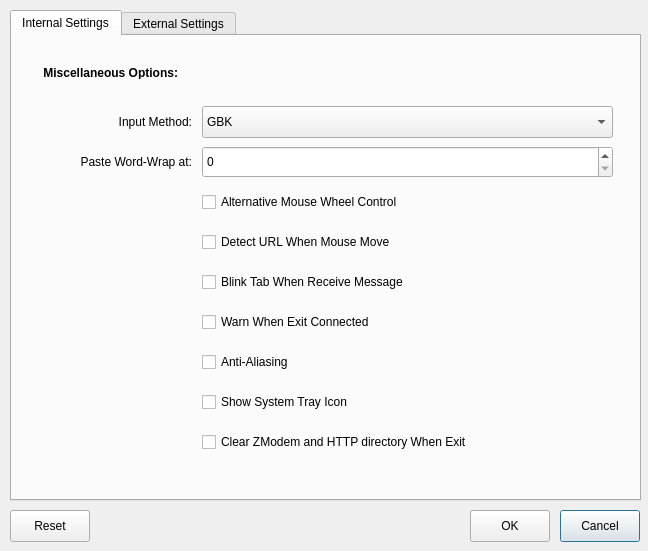
<ui version="4.0" >
 <class>prefDialog</class>
 <widget class="QDialog" name="prefDialog" >
  <property name="geometry" >
   <rect>
    <x>0</x>
    <y>0</y>
    <width>648</width>
    <height>551</height>
   </rect>
  </property>
  <property name="sizePolicy" >
   <sizepolicy vsizetype="Fixed" hsizetype="Fixed" >
    <horstretch>0</horstretch>
    <verstretch>0</verstretch>
   </sizepolicy>
  </property>
  <property name="minimumSize" >
   <size>
    <width>648</width>
    <height>551</height>
   </size>
  </property>
  <property name="maximumSize" >
   <size>
    <width>648</width>
    <height>551</height>
   </size>
  </property>
  <property name="windowTitle" >
   <string>Preference</string>
  </property>
  <widget class="QPushButton" name="cancelPushButton" >
   <property name="geometry" >
    <rect>
     <x>560</x>
     <y>510</y>
     <width>80</width>
     <height>32</height>
    </rect>
   </property>
   <property name="text" >
    <string>Cancel</string>
   </property>
  </widget>
  <widget class="QPushButton" name="okPushButton" >
   <property name="geometry" >
    <rect>
     <x>470</x>
     <y>510</y>
     <width>80</width>
     <height>32</height>
    </rect>
   </property>
   <property name="text" >
    <string>OK</string>
   </property>
  </widget>
  <widget class="QTabWidget" name="tabWidget" >
   <property name="geometry" >
    <rect>
     <x>10</x>
     <y>10</y>
     <width>631</width>
     <height>491</height>
    </rect>
   </property>
   <property name="sizePolicy" >
    <sizepolicy vsizetype="Fixed" hsizetype="Fixed" >
     <horstretch>0</horstretch>
     <verstretch>0</verstretch>
    </sizepolicy>
   </property>
   <property name="currentIndex" >
    <number>0</number>
   </property>
   <widget class="QWidget" name="tab_2" >
    <property name="geometry" >
     <rect>
      <x>0</x>
      <y>0</y>
      <width>619</width>
      <height>450</height>
     </rect>
    </property>
    <attribute name="title" >
     <string>Internal Settings</string>
    </attribute>
    <widget class="QCheckBox" name="wheelCheckBox" >
     <property name="geometry" >
      <rect>
       <x>190</x>
       <y>150</y>
       <width>411</width>
       <height>32</height>
      </rect>
     </property>
     <property name="text" >
      <string>Alternative Mouse Wheel Control</string>
     </property>
    </widget>
    <widget class="QCheckBox" name="aacheckBox" >
     <property name="geometry" >
      <rect>
       <x>190</x>
       <y>310</y>
       <width>411</width>
       <height>32</height>
      </rect>
     </property>
     <property name="text" >
      <string>Anti-Aliasing</string>
     </property>
    </widget>
    <widget class="QCheckBox" name="warnCheckBox" >
     <property name="geometry" >
      <rect>
       <x>190</x>
       <y>270</y>
       <width>411</width>
       <height>32</height>
      </rect>
     </property>
     <property name="text" >
      <string>Warn When Exit Connected</string>
     </property>
    </widget>
    <widget class="QCheckBox" name="trayCheckBox" >
     <property name="geometry" >
      <rect>
       <x>190</x>
       <y>350</y>
       <width>411</width>
       <height>32</height>
      </rect>
     </property>
     <property name="text" >
      <string>Show System Tray Icon</string>
     </property>
    </widget>
    <widget class="QLabel" name="TextLabel1_2" >
     <property name="geometry" >
      <rect>
       <x>20</x>
       <y>110</y>
       <width>160</width>
       <height>32</height>
      </rect>
     </property>
     <property name="text" >
      <string>Paste Word-Wrap at:</string>
     </property>
     <property name="alignment" >
      <set>Qt::AlignRight|Qt::AlignTrailing|Qt::AlignVCenter</set>
     </property>
    </widget>
    <widget class="QCheckBox" name="blinkCheckBox" >
     <property name="geometry" >
      <rect>
       <x>190</x>
       <y>230</y>
       <width>411</width>
       <height>32</height>
      </rect>
     </property>
     <property name="text" >
      <string>Blink Tab When Receive Message</string>
     </property>
    </widget>
    <widget class="QCheckBox" name="clearCheckBox" >
     <property name="geometry" >
      <rect>
       <x>190</x>
       <y>390</y>
       <width>411</width>
       <height>32</height>
      </rect>
     </property>
     <property name="text" >
      <string>Clear ZModem and HTTP directory When Exit</string>
     </property>
    </widget>
    <widget class="QCheckBox" name="urlCheckBox" >
     <property name="geometry" >
      <rect>
       <x>190</x>
       <y>190</y>
       <width>411</width>
       <height>32</height>
      </rect>
     </property>
     <property name="text" >
      <string>Detect URL When Mouse Move</string>
     </property>
    </widget>
    <widget class="QLabel" name="TextLabel1" >
     <property name="geometry" >
      <rect>
       <x>20</x>
       <y>70</y>
       <width>160</width>
       <height>32</height>
      </rect>
     </property>
     <property name="text" >
      <string>Input Method:</string>
     </property>
     <property name="alignment" >
      <set>Qt::AlignRight|Qt::AlignTrailing|Qt::AlignVCenter</set>
     </property>
     <property name="buddy" >
      <cstring>ximComboBox</cstring>
     </property>
    </widget>
    <widget class="QComboBox" name="ximComboBox" >
     <property name="geometry" >
      <rect>
       <x>190</x>
       <y>70</y>
       <width>411</width>
       <height>32</height>
      </rect>
     </property>
     <item>
      <property name="text" >
       <string>GBK</string>
      </property>
     </item>
     <item>
      <property name="text" >
       <string>BIG5</string>
      </property>
     </item>
    </widget>
    <widget class="QWidget" name="layoutWidget_2" >
     <property name="geometry" >
      <rect>
       <x>20</x>
       <y>20</y>
       <width>581</width>
       <height>34</height>
      </rect>
     </property>
     <layout class="QHBoxLayout" name="horizontalLayout_3" >
      <item>
       <widget class="QLabel" name="boldLabel_3" >
        <property name="font" >
         <font>
          <weight>75</weight>
          <bold>true</bold>
         </font>
        </property>
        <property name="text" >
         <string>Miscellaneous Options:</string>
        </property>
        <property name="alignment" >
         <set>Qt::AlignRight|Qt::AlignTrailing|Qt::AlignVCenter</set>
        </property>
       </widget>
      </item>
      <item>
       <spacer name="horizontalSpacer_7" >
        <property name="orientation" >
         <enum>Qt::Horizontal</enum>
        </property>
        <property name="sizeHint" stdset="0" >
         <size>
          <width>368</width>
          <height>32</height>
         </size>
        </property>
       </spacer>
      </item>
     </layout>
    </widget>
    <widget class="QSpinBox" name="wordSpinBox" >
     <property name="geometry" >
      <rect>
       <x>190</x>
       <y>110</y>
       <width>411</width>
       <height>32</height>
      </rect>
     </property>
    </widget>
   </widget>
   <widget class="QWidget" name="tab" >
    <property name="geometry" >
     <rect>
      <x>0</x>
      <y>0</y>
      <width>619</width>
      <height>450</height>
     </rect>
    </property>
    <attribute name="title" >
     <string>External Settings</string>
    </attribute>
    <widget class="QLineEdit" name="httpLineEdit" >
     <property name="geometry" >
      <rect>
       <x>210</x>
       <y>260</y>
       <width>261</width>
       <height>32</height>
      </rect>
     </property>
    </widget>
    <widget class="QLabel" name="textLabel1_2" >
     <property name="geometry" >
      <rect>
       <x>40</x>
       <y>300</y>
       <width>160</width>
       <height>32</height>
      </rect>
     </property>
     <property name="text" >
      <string>Image Viewer:</string>
     </property>
     <property name="alignment" >
      <set>Qt::AlignRight|Qt::AlignTrailing|Qt::AlignVCenter</set>
     </property>
     <property name="buddy" >
      <cstring>imageLineEdit</cstring>
     </property>
    </widget>
    <widget class="QPushButton" name="choosehttpPushButton" >
     <property name="geometry" >
      <rect>
       <x>480</x>
       <y>260</y>
       <width>120</width>
       <height>32</height>
      </rect>
     </property>
     <property name="text" >
      <string>Choose...</string>
     </property>
    </widget>
    <widget class="QLabel" name="TextLabel3" >
     <property name="geometry" >
      <rect>
       <x>40</x>
       <y>260</y>
       <width>160</width>
       <height>32</height>
      </rect>
     </property>
     <property name="text" >
      <string>HTTP Browser:</string>
     </property>
     <property name="alignment" >
      <set>Qt::AlignRight|Qt::AlignTrailing|Qt::AlignVCenter</set>
     </property>
     <property name="buddy" >
      <cstring>httpLineEdit</cstring>
     </property>
    </widget>
    <widget class="QLineEdit" name="imageLineEdit" >
     <property name="geometry" >
      <rect>
       <x>210</x>
       <y>300</y>
       <width>261</width>
       <height>32</height>
      </rect>
     </property>
    </widget>
    <widget class="QPushButton" name="imagePushButton" >
     <property name="geometry" >
      <rect>
       <x>480</x>
       <y>300</y>
       <width>120</width>
       <height>32</height>
      </rect>
     </property>
     <property name="text" >
      <string>Choose...</string>
     </property>
    </widget>
    <widget class="QPushButton" name="selectsoundPushButton" >
     <property name="geometry" >
      <rect>
       <x>480</x>
       <y>340</y>
       <width>120</width>
       <height>32</height>
      </rect>
     </property>
     <property name="text" >
      <string>Choose...</string>
     </property>
    </widget>
    <widget class="QLabel" name="textLabel1_4" >
     <property name="geometry" >
      <rect>
       <x>40</x>
       <y>340</y>
       <width>160</width>
       <height>32</height>
      </rect>
     </property>
     <property name="text" >
      <string>Sound Player:</string>
     </property>
     <property name="alignment" >
      <set>Qt::AlignRight|Qt::AlignTrailing|Qt::AlignVCenter</set>
     </property>
     <property name="buddy" >
      <cstring>playerLineEdit</cstring>
     </property>
    </widget>
    <widget class="QWidget" name="layoutWidget" >
     <property name="geometry" >
      <rect>
       <x>20</x>
       <y>210</y>
       <width>581</width>
       <height>34</height>
      </rect>
     </property>
     <layout class="QHBoxLayout" name="horizontalLayout" >
      <item>
       <widget class="QLabel" name="boldLabel_1" >
        <property name="font" >
         <font>
          <weight>75</weight>
          <bold>true</bold>
         </font>
        </property>
        <property name="text" >
         <string>External Applications:</string>
        </property>
        <property name="alignment" >
         <set>Qt::AlignRight|Qt::AlignTrailing|Qt::AlignVCenter</set>
        </property>
       </widget>
      </item>
      <item>
       <spacer name="horizontalSpacer_7" >
        <property name="orientation" >
         <enum>Qt::Horizontal</enum>
        </property>
        <property name="sizeHint" stdset="0" >
         <size>
          <width>368</width>
          <height>32</height>
         </size>
        </property>
       </spacer>
      </item>
     </layout>
    </widget>
    <widget class="QLineEdit" name="playerLineEdit" >
     <property name="geometry" >
      <rect>
       <x>210</x>
       <y>340</y>
       <width>261</width>
       <height>32</height>
      </rect>
     </property>
    </widget>
    <widget class="QLineEdit" name="poolLineEdit" >
     <property name="geometry" >
      <rect>
       <x>210</x>
       <y>110</y>
       <width>261</width>
       <height>32</height>
      </rect>
     </property>
    </widget>
    <widget class="QPushButton" name="poolPushButton" >
     <property name="geometry" >
      <rect>
       <x>480</x>
       <y>110</y>
       <width>120</width>
       <height>32</height>
      </rect>
     </property>
     <property name="text" >
      <string>Browse...</string>
     </property>
    </widget>
    <widget class="QLabel" name="textLabel1_3" >
     <property name="geometry" >
      <rect>
       <x>40</x>
       <y>110</y>
       <width>160</width>
       <height>32</height>
      </rect>
     </property>
     <property name="text" >
      <string>HTTP Directory:</string>
     </property>
     <property name="alignment" >
      <set>Qt::AlignRight|Qt::AlignTrailing|Qt::AlignVCenter</set>
     </property>
     <property name="buddy" >
      <cstring>poolLineEdit</cstring>
     </property>
    </widget>
    <widget class="QLineEdit" name="zmodemLineEdit" >
     <property name="geometry" >
      <rect>
       <x>210</x>
       <y>70</y>
       <width>261</width>
       <height>32</height>
      </rect>
     </property>
    </widget>
    <widget class="QPushButton" name="selectPlayerPushButton" >
     <property name="geometry" >
      <rect>
       <x>480</x>
       <y>150</y>
       <width>120</width>
       <height>32</height>
      </rect>
     </property>
     <property name="text" >
      <string>Browse...</string>
     </property>
    </widget>
    <widget class="QLabel" name="textLabel1" >
     <property name="geometry" >
      <rect>
       <x>40</x>
       <y>70</y>
       <width>160</width>
       <height>32</height>
      </rect>
     </property>
     <property name="text" >
      <string>Zmodem Directory:</string>
     </property>
     <property name="alignment" >
      <set>Qt::AlignRight|Qt::AlignTrailing|Qt::AlignVCenter</set>
     </property>
     <property name="buddy" >
      <cstring>zmodemLineEdit</cstring>
     </property>
    </widget>
    <widget class="QLineEdit" name="wavefileLineEdit" >
     <property name="geometry" >
      <rect>
       <x>210</x>
       <y>150</y>
       <width>261</width>
       <height>32</height>
      </rect>
     </property>
    </widget>
    <widget class="QWidget" name="layoutWidget_3" >
     <property name="geometry" >
      <rect>
       <x>20</x>
       <y>20</y>
       <width>581</width>
       <height>34</height>
      </rect>
     </property>
     <layout class="QHBoxLayout" name="horizontalLayout_2" >
      <item>
       <widget class="QLabel" name="boldLabel_2" >
        <property name="font" >
         <font>
          <weight>75</weight>
          <bold>true</bold>
         </font>
        </property>
        <property name="text" >
         <string>Directories and Files:</string>
        </property>
        <property name="alignment" >
         <set>Qt::AlignRight|Qt::AlignTrailing|Qt::AlignVCenter</set>
        </property>
       </widget>
      </item>
      <item>
       <spacer name="horizontalSpacer_8" >
        <property name="orientation" >
         <enum>Qt::Horizontal</enum>
        </property>
        <property name="sizeHint" stdset="0" >
         <size>
          <width>368</width>
          <height>32</height>
         </size>
        </property>
       </spacer>
      </item>
     </layout>
    </widget>
    <widget class="QPushButton" name="browsePushButton" >
     <property name="geometry" >
      <rect>
       <x>480</x>
       <y>70</y>
       <width>120</width>
       <height>32</height>
      </rect>
     </property>
     <property name="text" >
      <string>Browse...</string>
     </property>
    </widget>
    <widget class="QLabel" name="textLabel1_5" >
     <property name="geometry" >
      <rect>
       <x>40</x>
       <y>150</y>
       <width>160</width>
       <height>32</height>
      </rect>
     </property>
     <property name="text" >
      <string>Sound File:</string>
     </property>
     <property name="alignment" >
      <set>Qt::AlignRight|Qt::AlignTrailing|Qt::AlignVCenter</set>
     </property>
     <property name="buddy" >
      <cstring>wavefileLineEdit</cstring>
     </property>
    </widget>
   </widget>
  </widget>
  <widget class="QPushButton" name="resetPushButton" >
   <property name="geometry" >
    <rect>
     <x>10</x>
     <y>510</y>
     <width>80</width>
     <height>32</height>
    </rect>
   </property>
   <property name="text" >
    <string>Reset</string>
   </property>
  </widget>
 </widget>
 <layoutdefault spacing="6" margin="11" />
 <pixmapfunction>qPixmapFromMimeSource</pixmapfunction>
 <tabstops>
  <tabstop>ximComboBox</tabstop>
  <tabstop>wheelCheckBox</tabstop>
  <tabstop>urlCheckBox</tabstop>
  <tabstop>blinkCheckBox</tabstop>
  <tabstop>warnCheckBox</tabstop>
  <tabstop>aacheckBox</tabstop>
  <tabstop>trayCheckBox</tabstop>
  <tabstop>clearCheckBox</tabstop>
  <tabstop>httpLineEdit</tabstop>
  <tabstop>choosehttpPushButton</tabstop>
  <tabstop>imageLineEdit</tabstop>
  <tabstop>imagePushButton</tabstop>
  <tabstop>playerLineEdit</tabstop>
  <tabstop>selectsoundPushButton</tabstop>
  <tabstop>okPushButton</tabstop>
  <tabstop>cancelPushButton</tabstop>
  <tabstop>tabWidget</tabstop>
 </tabstops>
 <resources/>
 <connections/>
</ui>
